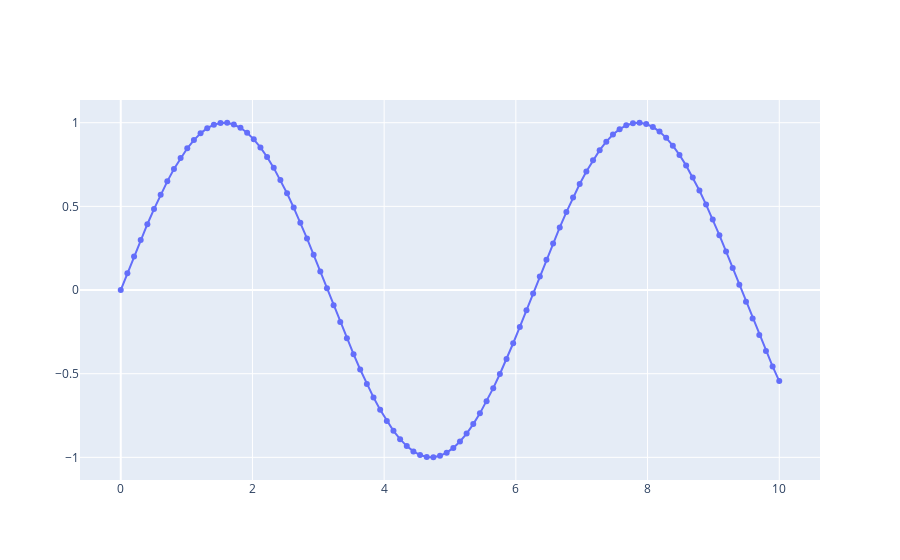

Write notebook code for a chart like this one.
### Code cell
fig = go.Figure(data=go.Scatter(x=t,y=y, mode="markers+lines"))

fig.show()
